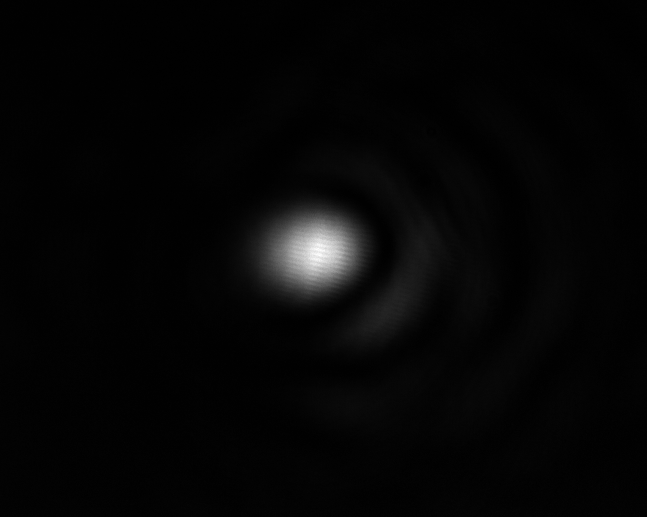
#> input picture M-squared/Data/85-0mA_raw_0-07ms_233offset.tif, 647 x 517 px, shrunk from 1280 x 1024 before the run
$ jupyter execute --allow-errors navaja.ipynb
#> lines starting #> are read from the running program, lines starting #| are printed output that depends on the picture
### M-squared/MSquared_methods.py
'''Methods for calculating and graphing results of M^2 measurements.'''

import numpy as np
from scipy.integrate import trapezoid
import matplotlib.pyplot as plt
from scipy.optimize import curve_fit
from uncertainties import ufloat

def remove_wings(marginals, kernel_length, comparison_length, error, symmetric=False):
    '''Remove wings from 1D data by a rolling average comparison.'''
    y0_index = np.argmax(marginals)

    # Right limit
    max_index = len(marginals) - y0_index - kernel_length
    right_averages = np.zeros(max_index)

    right_limit = len(marginals)
    for i in range(0, max_index):
        rolling_average = np.mean(marginals[y0_index + i:y0_index + kernel_length + i])
        right_averages[i] = rolling_average

        if i <= comparison_length:
            continue

        deviation = np.mean(np.abs(rolling_average - right_averages[i - comparison_length:i]))
        if deviation < error:
            right_limit = y0_index - comparison_length + i
            break

    # Left limit
    min_index = -(y0_index - kernel_length)
    left_averages = np.zeros(np.abs(min_index))

    left_limit = 0
    for i in range(0, min_index, -1):
        rolling_average = np.mean(marginals[y0_index - kernel_length + i:y0_index + i])
        left_averages[np.abs(i)] = rolling_average

        if np.abs(i) <= comparison_length:
            continue

        deviation = np.mean(np.abs(rolling_average - left_averages[np.abs(i) - comparison_length:np.abs(i)]))
        if deviation < error:
            left_limit = y0_index + comparison_length + i
            break

    right_noise = np.mean(marginals[right_limit:])
    left_noise = np.mean(marginals[:left_limit])
    baseline_noise = np.min((left_noise, right_noise))
    if np.isnan(baseline_noise):
        baseline_noise = 0
    if symmetric:
        max_travel = np.max((right_limit - y0_index, left_limit - y0_index))
        left_limit = y0_index - max_travel
        right_limit = y0_index + max_travel
    marginals = marginals[left_limit:right_limit] - baseline_noise


    return marginals, left_limit, right_limit

def get_Wy2(irradiance, y, dx, dy,
            kernel_length=10, comparison_length=3, error=1E-1, symmetric=False):
    '''Obtain waist squared in y-direction (Wy2) through D4σ method.'''
    # Normalize irradiance
    irradiance = (irradiance - np.min(irradiance)) / (np.max(irradiance) - np.min(irradiance))
    marginals = trapezoid(irradiance, dx=dx)

    # Denoising
    original_marginals = marginals.copy()
    marginals, left_limit, right_limit = remove_wings(marginals, kernel_length, comparison_length, error, symmetric)
    y = y[left_limit:right_limit]

    # Total power
    P = trapezoid(marginals, dx=dy)
    # Normalize marginals
    marginals = marginals / P

    # Center of mass
    y0 = trapezoid(y * marginals, dx=dy)
    # Standard deviation squared
    sigma2_y = trapezoid((y - y0)**2 * marginals, dx=dy)
    # Waist squared
    Wy2 = 4 * sigma2_y

    return Wy2, y0, y, marginals, original_marginals

def get_Wx2(irradiance, x, dx, dy,
            kernel_length=10, comparison_length=3, error=1E-1, symmetric=False):
    '''Obtain waist squared in x-direction (Wy2) through D4σ method.'''
    return get_Wy2(irradiance.T, x, dy, dx, kernel_length, comparison_length, error, symmetric)

# [18 lines left out: function W2_fit, not called in this run]


'''Plotting methods.'''
# [41 lines left out: functions save_1D_irradiance, plot_W2_fit, ufloat_to_str, E_to_10pow, not called in this run]


# [2 lines that do not run on import are left out]

### M-squared/navaja.ipynb
[cell 1]
import os
import pandas as pd
from PIL import Image
import numpy as np
import matplotlib.pyplot as plt
from scipy.integrate import trapezoid
from scipy.optimize import curve_fit
from uncertainties import ufloat
from MSquared_methods import remove_wings, get_Wx2

plt.rcParams.update({"font.family": "Times New Roman", "mathtext.fontset": "cm"})
color = "#0097d8"

[cell 2]
def normalize(A):
    return (A - np.min(A)) / (np.max(A) - np.min(A))

[cell 3]
dx, dy = 5.3E-3, 5.3E-3 # mm
raw = True

[cell 4]
if raw: filename = "Data/85-0mA_raw_navaja.csv"
else: filename = "Data/85-0mA_filtrado_navaja.csv"
#> (the rest of this cell did not finish here and is left out)

#> (a cell that did not finish here is left out)

[cell 6]
if raw:
    title = "Prueba de la navaja para el haz sin filtrar (64.3 mA)"
    filename = "Figures/Raw_Razor.png"
else:
    title = "Prueba de la navaja para el haz filtrado (85.0 mA)"
    filename = "Figures/Filtered_Razor.png"

fig, ax = plt.subplots()

#> (the rest of this cell did not finish here and is left out)

[cell 7]
if raw:
    im_filename = "Data/85-0mA_raw_0-07ms_233offset.tif"
    kernel_length, comparison_length, error = 50, 12, 1E-4

else:
    im_filename = "Data/85-0mA_filtrado_0-07ms_233offset.tif"
    kernel_length, comparison_length, error = 50, 12, 5E-4
imarray = np.array(Image.open(im_filename))
#> imarray is the input picture: shape (517, 647) uint16; min 5, max 904, mean 26.4

og_x = dx * np.arange(0, imarray.shape[1], 1)
#> og_x = 647 values from 0 to 3.42

Wx2_im, x0, x, marginals, og_marginals = get_Wx2(imarray, og_x, dx, dy,
                                                 kernel_length, comparison_length, error)
#> in get_Wy2, `irradiance = (irradiance - np.min(irradiance)) / (np.max(irradiance) -..`:
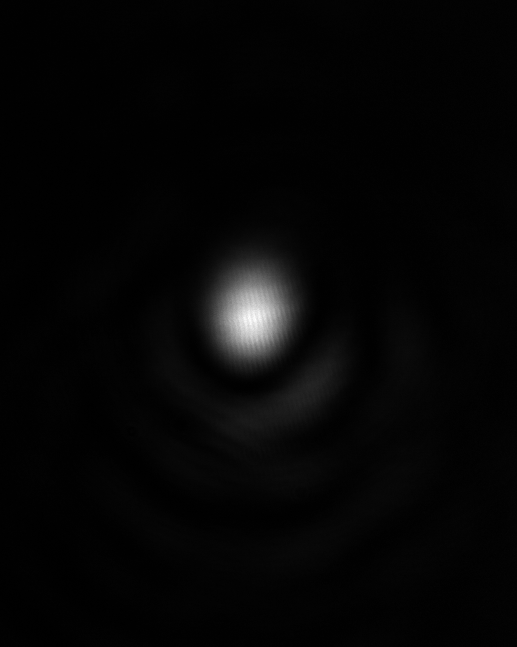
#> irradiance: shape (647, 517) float64; min 0, max 1, mean 0.0239
#> in get_Wy2, `marginals = trapezoid(irradiance, dx=dx)`: marginals = 647 values, max 0.327 at index 318, min 0.0193 at index 129, mean 0.0653
#> in get_Wy2, `original_marginals = marginals.copy()`: original_marginals has the same summary as marginals
#> in remove_wings, `y0_index = np.argmax(marginals)`: y0_index = 318
#> in remove_wings, `max_index = len(marginals) - y0_index - kernel_length`: max_index = 279
#> in remove_wings, `right_limit = len(marginals)`: right_limit = 647
#> the loop in remove_wings, `for i in range(0, max_index):` made 279 passes
#> (rolling_average, deviation) on passes 14 to 16: (0.152, 0.0296), (0.148, 0.0292), (0.144, 0.0287)
#> after the loop in remove_wings, `for i in range(0, max_index):`: right_averages = 279 values, max 0.212 at index 0, min 0.0255 at index 278, mean 0.0593
#> in remove_wings, `min_index = -(y0_index - kernel_length)`: min_index = -268
#> the loop in remove_wings, `for i in range(0, min_index, -1):` made 137 passes
#> (rolling_average, deviation, left_limit) on pass 137: (0.0206, 9.25e-05, 194)
#> (rolling_average, deviation) on passes 14 to 19: (0.165, 0.0305), (0.16, 0.0304), (0.156, 0.0301), (0.151, 0.0299), (0.147, 0.0296), (0.142, 0.0294)
#> after the loop in remove_wings, `for i in range(0, min_index, -1):`: left_averages = 268 values, max 0.225 at index 0, min 0 at index 137, mean 0.0318
#> in remove_wings, `right_noise = np.mean(marginals[right_limit:])`: right_noise = nan
#> in remove_wings, `left_noise = np.mean(marginals[:left_limit])`: left_noise = 0.0229
#> in remove_wings, `baseline_noise = np.min((left_noise, right_noise))`: baseline_noise = nan
#> in remove_wings, `marginals = marginals[left_limit:right_limit] - baseline_noise`: marginals = 453 values, max 0.327 at index 124, min 0.0227 at index 2, mean 0.0835
#> in get_Wy2, `marginals, left_limit, right_limit = remove_wings(marginals, kernel_le..`: left_limit = 194; right_limit = 647
#> in get_Wy2, `y = y[left_limit:right_limit]`: y = 453 values from 1.03 to 3.42
#> in get_Wy2, `P = trapezoid(marginals, dx=dy)`: P = 0.2
#> in get_Wy2, `marginals = marginals / P`: marginals = 453 values, max 1.63 at index 124, min 0.113 at index 2, mean 0.417
#> in get_Wy2, `y0 = trapezoid(y * marginals, dx=dy)`: y0 = 1.93
#> in get_Wy2, `sigma2_y = trapezoid((y - y0)**2 * marginals, dx=dy)`: sigma2_y = 0.26
#> in get_Wy2, `Wy2 = 4 * sigma2_y`: Wy2 = 1.04
#> Wx2_im = 1.04; x0 = 1.93; x = 453 values from 1.03 to 3.42; og_marginals = 647 values, max 0.327 at index 318, min 0.0193 at index 129, mean 0.0653

[cell 8]
marginals = normalize(marginals)
#> marginals = 453 values, max 1 at index 124, min 0 at index 2, mean 0.2
#> (the rest of this cell did not finish here and is left out)
